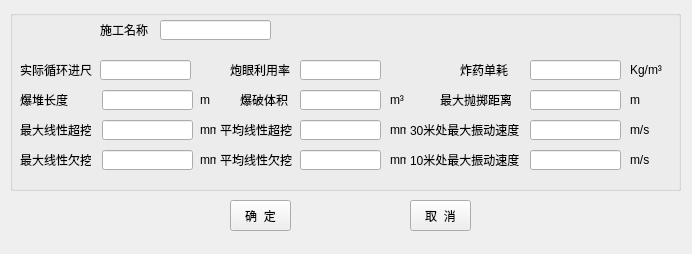
<?xml version="1.0" encoding="UTF-8"?>
<ui version="4.0">
 <class>blastingEffectForm</class>
 <widget class="QWidget" name="blastingEffectForm">
  <property name="geometry">
   <rect>
    <x>0</x>
    <y>0</y>
    <width>692</width>
    <height>254</height>
   </rect>
  </property>
  <property name="minimumSize">
   <size>
    <width>692</width>
    <height>254</height>
   </size>
  </property>
  <property name="maximumSize">
   <size>
    <width>692</width>
    <height>254</height>
   </size>
  </property>
  <property name="windowTitle">
   <string>爆破效果</string>
  </property>
  <widget class="QGroupBox" name="groupBox">
   <property name="geometry">
    <rect>
     <x>10</x>
     <y>10</y>
     <width>671</width>
     <height>181</height>
    </rect>
   </property>
   <property name="title">
    <string/>
   </property>
   <widget class="QLabel" name="label_2">
    <property name="geometry">
     <rect>
      <x>90</x>
      <y>10</y>
      <width>61</width>
      <height>20</height>
     </rect>
    </property>
    <property name="text">
     <string>施工名称</string>
    </property>
   </widget>
   <widget class="QLabel" name="label_3">
    <property name="geometry">
     <rect>
      <x>10</x>
      <y>80</y>
      <width>54</width>
      <height>20</height>
     </rect>
    </property>
    <property name="text">
     <string>爆堆长度</string>
    </property>
   </widget>
   <widget class="QLabel" name="label_8">
    <property name="geometry">
     <rect>
      <x>10</x>
      <y>50</y>
      <width>81</width>
      <height>20</height>
     </rect>
    </property>
    <property name="text">
     <string>实际循环进尺</string>
    </property>
   </widget>
   <widget class="QLabel" name="label_12">
    <property name="geometry">
     <rect>
      <x>230</x>
      <y>80</y>
      <width>54</width>
      <height>20</height>
     </rect>
    </property>
    <property name="text">
     <string>爆破体积</string>
    </property>
   </widget>
   <widget class="QLabel" name="label_14">
    <property name="geometry">
     <rect>
      <x>220</x>
      <y>50</y>
      <width>81</width>
      <height>20</height>
     </rect>
    </property>
    <property name="text">
     <string>炮眼利用率</string>
    </property>
   </widget>
   <widget class="QLabel" name="label_18">
    <property name="geometry">
     <rect>
      <x>430</x>
      <y>80</y>
      <width>71</width>
      <height>20</height>
     </rect>
    </property>
    <property name="text">
     <string>最大抛掷距离</string>
    </property>
   </widget>
   <widget class="QLineEdit" name="lineEdit_2">
    <property name="geometry">
     <rect>
      <x>150</x>
      <y>10</y>
      <width>111</width>
      <height>20</height>
     </rect>
    </property>
   </widget>
   <widget class="QLineEdit" name="lineEdit_3">
    <property name="geometry">
     <rect>
      <x>92</x>
      <y>80</y>
      <width>91</width>
      <height>20</height>
     </rect>
    </property>
   </widget>
   <widget class="QLineEdit" name="lineEdit_7">
    <property name="geometry">
     <rect>
      <x>90</x>
      <y>50</y>
      <width>91</width>
      <height>20</height>
     </rect>
    </property>
   </widget>
   <widget class="QLineEdit" name="lineEdit_14">
    <property name="geometry">
     <rect>
      <x>520</x>
      <y>80</y>
      <width>91</width>
      <height>20</height>
     </rect>
    </property>
   </widget>
   <widget class="QLabel" name="label_19">
    <property name="geometry">
     <rect>
      <x>400</x>
      <y>110</y>
      <width>111</width>
      <height>20</height>
     </rect>
    </property>
    <property name="text">
     <string>30米处最大振动速度</string>
    </property>
   </widget>
   <widget class="QLabel" name="label_4">
    <property name="geometry">
     <rect>
      <x>10</x>
      <y>110</y>
      <width>71</width>
      <height>20</height>
     </rect>
    </property>
    <property name="text">
     <string>最大线性超挖</string>
    </property>
   </widget>
   <widget class="QLabel" name="label_13">
    <property name="geometry">
     <rect>
      <x>210</x>
      <y>110</y>
      <width>81</width>
      <height>20</height>
     </rect>
    </property>
    <property name="text">
     <string>平均线性超挖</string>
    </property>
   </widget>
   <widget class="QLineEdit" name="lineEdit_4">
    <property name="geometry">
     <rect>
      <x>92</x>
      <y>110</y>
      <width>91</width>
      <height>20</height>
     </rect>
    </property>
   </widget>
   <widget class="QLineEdit" name="lineEdit_10">
    <property name="geometry">
     <rect>
      <x>290</x>
      <y>110</y>
      <width>81</width>
      <height>20</height>
     </rect>
    </property>
   </widget>
   <widget class="QLineEdit" name="lineEdit_15">
    <property name="geometry">
     <rect>
      <x>520</x>
      <y>110</y>
      <width>91</width>
      <height>20</height>
     </rect>
    </property>
   </widget>
   <widget class="QLabel" name="label_16">
    <property name="geometry">
     <rect>
      <x>450</x>
      <y>50</y>
      <width>81</width>
      <height>20</height>
     </rect>
    </property>
    <property name="text">
     <string>炸药单耗</string>
    </property>
   </widget>
   <widget class="QLineEdit" name="lineEdit_13">
    <property name="geometry">
     <rect>
      <x>520</x>
      <y>50</y>
      <width>91</width>
      <height>20</height>
     </rect>
    </property>
    <property name="text">
     <string/>
    </property>
   </widget>
   <widget class="QLabel" name="label_5">
    <property name="geometry">
     <rect>
      <x>10</x>
      <y>140</y>
      <width>71</width>
      <height>20</height>
     </rect>
    </property>
    <property name="text">
     <string>最大线性欠挖</string>
    </property>
   </widget>
   <widget class="QLabel" name="label_20">
    <property name="geometry">
     <rect>
      <x>400</x>
      <y>140</y>
      <width>111</width>
      <height>20</height>
     </rect>
    </property>
    <property name="text">
     <string>10米处最大振动速度</string>
    </property>
   </widget>
   <widget class="QLineEdit" name="lineEdit_16">
    <property name="geometry">
     <rect>
      <x>520</x>
      <y>140</y>
      <width>91</width>
      <height>20</height>
     </rect>
    </property>
   </widget>
   <widget class="QLineEdit" name="lineEdit_5">
    <property name="geometry">
     <rect>
      <x>92</x>
      <y>140</y>
      <width>91</width>
      <height>20</height>
     </rect>
    </property>
   </widget>
   <widget class="QLabel" name="label_15">
    <property name="geometry">
     <rect>
      <x>210</x>
      <y>140</y>
      <width>81</width>
      <height>20</height>
     </rect>
    </property>
    <property name="text">
     <string>平均线性欠挖</string>
    </property>
   </widget>
   <widget class="QLabel" name="label_17">
    <property name="geometry">
     <rect>
      <x>620</x>
      <y>50</y>
      <width>41</width>
      <height>20</height>
     </rect>
    </property>
    <property name="text">
     <string>Kg/m³</string>
    </property>
   </widget>
   <widget class="QLabel" name="label_21">
    <property name="geometry">
     <rect>
      <x>190</x>
      <y>80</y>
      <width>16</width>
      <height>20</height>
     </rect>
    </property>
    <property name="text">
     <string>m</string>
    </property>
   </widget>
   <widget class="QLabel" name="label_22">
    <property name="geometry">
     <rect>
      <x>190</x>
      <y>110</y>
      <width>16</width>
      <height>20</height>
     </rect>
    </property>
    <property name="text">
     <string>mm</string>
    </property>
   </widget>
   <widget class="QLineEdit" name="lineEdit_11">
    <property name="geometry">
     <rect>
      <x>290</x>
      <y>80</y>
      <width>81</width>
      <height>20</height>
     </rect>
    </property>
   </widget>
   <widget class="QLineEdit" name="lineEdit_12">
    <property name="geometry">
     <rect>
      <x>290</x>
      <y>50</y>
      <width>81</width>
      <height>20</height>
     </rect>
    </property>
   </widget>
   <widget class="QLineEdit" name="lineEdit_17">
    <property name="geometry">
     <rect>
      <x>290</x>
      <y>140</y>
      <width>81</width>
      <height>20</height>
     </rect>
    </property>
   </widget>
   <widget class="QLabel" name="label_23">
    <property name="geometry">
     <rect>
      <x>190</x>
      <y>140</y>
      <width>16</width>
      <height>20</height>
     </rect>
    </property>
    <property name="text">
     <string>mm</string>
    </property>
   </widget>
   <widget class="QLabel" name="label_24">
    <property name="geometry">
     <rect>
      <x>380</x>
      <y>80</y>
      <width>31</width>
      <height>20</height>
     </rect>
    </property>
    <property name="text">
     <string>m³</string>
    </property>
   </widget>
   <widget class="QLabel" name="label_25">
    <property name="geometry">
     <rect>
      <x>620</x>
      <y>80</y>
      <width>16</width>
      <height>20</height>
     </rect>
    </property>
    <property name="text">
     <string>m</string>
    </property>
   </widget>
   <widget class="QLabel" name="label_26">
    <property name="geometry">
     <rect>
      <x>380</x>
      <y>110</y>
      <width>16</width>
      <height>20</height>
     </rect>
    </property>
    <property name="text">
     <string>mm</string>
    </property>
   </widget>
   <widget class="QLabel" name="label_27">
    <property name="geometry">
     <rect>
      <x>380</x>
      <y>140</y>
      <width>16</width>
      <height>20</height>
     </rect>
    </property>
    <property name="text">
     <string>mm</string>
    </property>
   </widget>
   <widget class="QLabel" name="label_28">
    <property name="geometry">
     <rect>
      <x>620</x>
      <y>110</y>
      <width>20</width>
      <height>20</height>
     </rect>
    </property>
    <property name="text">
     <string>m/s</string>
    </property>
   </widget>
   <widget class="QLabel" name="label_29">
    <property name="geometry">
     <rect>
      <x>620</x>
      <y>140</y>
      <width>20</width>
      <height>20</height>
     </rect>
    </property>
    <property name="text">
     <string>m/s</string>
    </property>
   </widget>
  </widget>
  <widget class="QPushButton" name="confirmBtn">
   <property name="geometry">
    <rect>
     <x>230</x>
     <y>200</y>
     <width>61</width>
     <height>31</height>
    </rect>
   </property>
   <property name="text">
    <string>确  定</string>
   </property>
  </widget>
  <widget class="QPushButton" name="cancleBtn">
   <property name="geometry">
    <rect>
     <x>410</x>
     <y>200</y>
     <width>61</width>
     <height>31</height>
    </rect>
   </property>
   <property name="text">
    <string>取  消</string>
   </property>
  </widget>
 </widget>
 <resources/>
 <connections/>
</ui>
